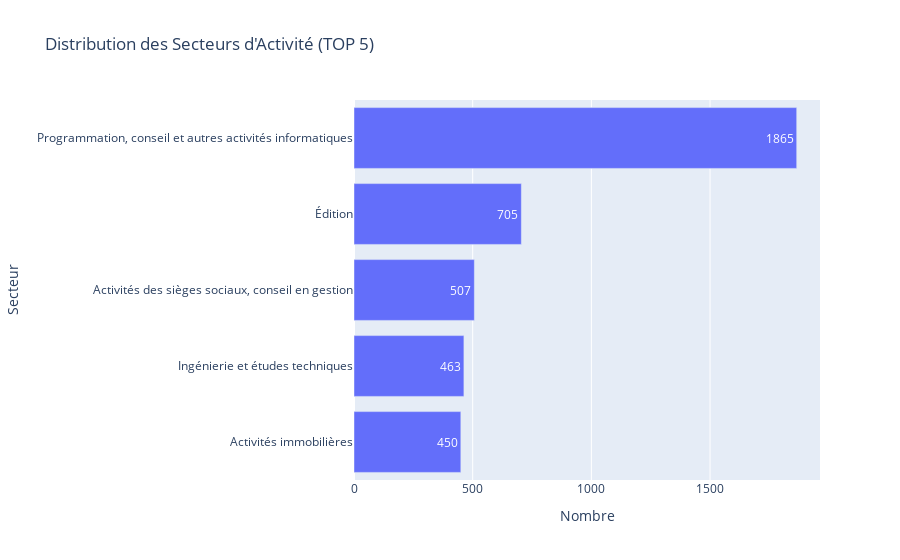

The notebook cell this image was saved under:
### Code cell
# Calculer la distribution des valeurs et trier par ordre décroissant
distribution = df['Nom Secteur'].value_counts().reset_index()
distribution.columns = ['Nom Secteur', 'Count']

# Filtrer pour afficher uniquement le TOP 5
distribution_top5 = distribution.sort_values(by='Count', ascending=True).tail(5)

# Créer le graphique en barres
fig = px.bar(distribution_top5, x='Count', y='Nom Secteur',
             title="Distribution des Secteurs d'Activité (TOP 5)",
             labels={'Nom Secteur': 'Secteur', 'Count': 'Nombre'},
             text='Count')

# Afficher le graphique
fig.show()

### Figure 1 — Plotly figure (JSON) as saved in the notebook; plotly's stock layout.template omitted (floating-point values rounded to 4 significant figures)
{"data": [{"alignmentgroup": "True", "hovertemplate": "Nombre=%{text}<br>Secteur=%{y}<extra></extra>", "legendgroup": "", "marker": {"color": "#636efa", "pattern": {"shape": ""}}, "name": "", "offsetgroup": "", "orientation": "h", "showlegend": false, "text": [450, 463, 507, 705, 1865], "textposition": "auto", "type": "bar", "x": [450, 463, 507, 705, 1865], "xaxis": "x", "y": ["Activités immobilières", "Ingénierie et études techniques", "Activités des sièges sociaux, conseil en gestion", "Édition", "Programmation, conseil et autres activités informatiques"], "yaxis": "y"}], "layout": {"barmode": "relative", "legend": {"tracegroupgap": 0}, "title": {"text": "Distribution des Secteurs d'Activité (TOP 5)"}, "xaxis": {"anchor": "y", "domain": [0, 1], "title": {"text": "Nombre"}}, "yaxis": {"anchor": "x", "domain": [0, 1], "title": {"text": "Secteur"}}}}
